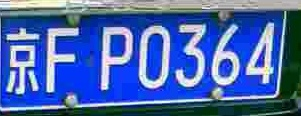
#> input picture plate_eval/image_clean/ccpd/京FP0364.jpg, 301 x 116 px
$ python -i evaluate_cropped_plates.py   (imports and definitions only)
#> lines starting #> are read from the running program, lines starting #| are printed output that depends on the picture
import argparse
import csv
import os
import random
import sys
from collections import defaultdict

import cv2
import matplotlib
import numpy as np
import torch
import torch.nn.functional as F

# [1 line not run here, left out]
import matplotlib.pyplot as plt

ROOT_DIR = os.path.abspath(os.path.join(os.path.dirname(__file__), ".."))
if ROOT_DIR not in sys.path:
    sys.path.insert(0, ROOT_DIR)

from dataset.lp_dataset import TemplateLoader, normalize_char_tensor
from main_eval import augment_hopfield_memory, build_hopfield_ensemble, fast_classic_hopfield_scores
from utils.image_processing import PlateDetector, PlateSegmenter

try:
    from tqdm.auto import tqdm
except Exception:
    tqdm = None


POLLUTIONS = ["none", "mask", "noise", "salt_pepper", "blur", "fog", "dirt", "affine"]
CORE_PLATE_POLLUTIONS = ["noise", "salt_pepper", "blur", "mask", "dirt", "fog"]
DEFAULT_SEVERITIES = [0.0, 0.1, 0.2, 0.4, 0.6, 0.8]


def is_chinese_label(label):
    text = str(label)
    return text.startswith("zh_") or (len(text) == 1 and "\u4e00" <= text <= "\u9fff")


# [111 lines left out: functions build_template_masks, plate_position_mask, plate_position_class_mask, normalize_char_image, strip_character_frame_lines, keep_likely_character_components, not called in this run]


def resize_char_candidate(arr):
    arr = np.clip(arr, 0, 255).astype(np.uint8)
    if arr.shape != (64, 32):
        arr = cv2.resize(arr, (32, 64), interpolation=cv2.INTER_NEAREST)
    return arr


# [72 lines left out: functions query_variant_quality, is_query_variant_usable, remove_tiny_foreground_components, despeckle_char_image, not called in this run]


def robust_char_query_variants(char_img):
    source = resize_char_candidate(char_img)
    source_median = cv2.medianBlur(source, 3)
    tensor_img = torch.tensor(cv2.resize(char_img, (32, 64)), dtype=torch.float32).view(1, 64, 32) / 255.0
    normalized = normalize_char_tensor(tensor_img, img_size=(32, 64))
    base = np.clip(normalized.detach().cpu().view(64, 32).numpy() * 255, 0, 255).astype(np.uint8)
    blurred = cv2.GaussianBlur(source_median, (3, 3), 0)
    _, otsu = cv2.threshold(blurred, 0, 255, cv2.THRESH_BINARY + cv2.THRESH_OTSU)
    if np.mean(otsu > 0) > 0.55:
        otsu = cv2.bitwise_not(otsu)

    candidates = [
        source,
        source_median,
        normalize_char_image(source),
        despeckle_char_image(source),
        base,
        normalize_char_image(base),
        normalize_char_image(otsu),
        despeckle_char_image(otsu),
        normalize_char_image(cv2.morphologyEx(otsu, cv2.MORPH_CLOSE, cv2.getStructuringElement(cv2.MORPH_RECT, (2, 2)))),
        normalize_char_image(cv2.medianBlur(otsu, 3)),
        normalize_char_image(keep_likely_character_components(otsu)),
    ]
    unique = []
    seen = set()
    for item in candidates:
        item = resize_char_candidate(item)
        if not is_query_variant_usable(item):
            continue
        key = item.tobytes()
        if key in seen:
            continue
        seen.add(key)
        unique.append(torch.tensor(item, dtype=torch.float32).view(1, -1) / 255.0)
    if not unique:
        unique.append(normalized.view(1, -1))
    return torch.cat(unique, dim=0)


# [116 lines left out: functions ensemble_scores, cache_model_memories, compute_cached_similarity, fast_class_max_similarity_scores, fast_class_attention_projection_scores, max_template_scores_to_class and 2 more, not called in this run]


def prototype_shape_scores(q, class_prototypes):
    q_norm = torch.nn.functional.normalize(q.float(), p=2, dim=-1)
    return torch.matmul(q_norm, class_prototypes.t())


# [293 lines left out: functions recognize_plate_chars, build_class_mean_memory, build_method_contexts, score_query_variants_by_method, recognize_plate_chars_with_method, prepare_plate_for_segmentation and 7 more, not called in this run]


def stable_text_seed(text):
    return sum((idx + 1) * ord(ch) for idx, ch in enumerate(str(text)))


# [761 lines left out: functions apply_plate_pollution, read_labels, edit_distance, save_debug_case, nms_boxes, box_iou and 8 more, not called in this run]


# [2 lines not run here, left out]

>>> import cv2
>>> picture = cv2.imread('../plate_eval/image_clean/ccpd/京FP0364.jpg')
#> picture is the input picture: shape (116, 301, 3); mean B, G, R 171.9, 103.8, 73.5
>>> result = robust_char_query_variants(picture)
#> in resize_char_candidate, `arr = cv2.resize(arr, (32, 64), interpolation=cv2.INTER_NEAREST)`:
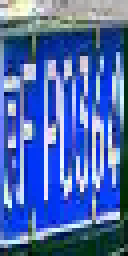
#> arr: shape (64, 32, 3) (shown 4 times larger); mean B, G, R 174.5, 105.4, 75.6
#> in robust_char_query_variants, `source_median = cv2.medianBlur(source, 3)`:
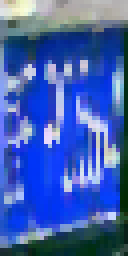
#> source_median: shape (64, 32, 3) (shown 4 times larger); mean B, G, R 176.2, 96.5, 65
#> (the run stopped early here; a loop or call above may not have finished)
